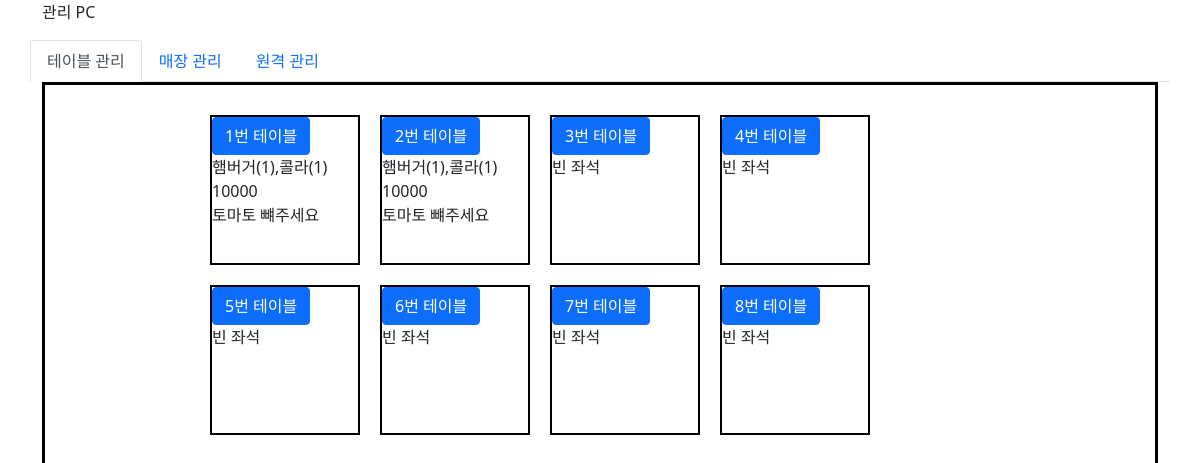
The page / (signed in) on the database as committed earlier.
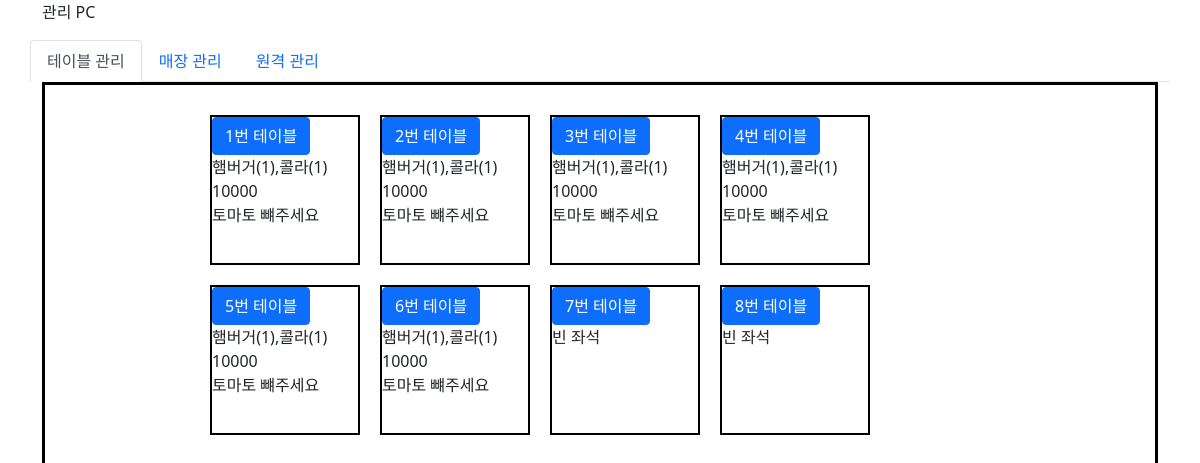
The same page on the database as committed later.
### tables this page shows
CREATE TABLE table2    (order_id integer primary key AUTOINCREMENT,    order_food text, inquery text, total integer, order_pc text, date text);

### server.py (the view, shortened to what this page needs)
@app.route("/", methods=['GET','POST'])
def hello(username=None, rows=None):
    if 'id' in session:
        if request.method == "GET":
            if request.args.get('id'): #삭제
                idx = request.args.get('id')
                delete_result = delete_menu(idx)
                if delete_result == 1:
                    print("메뉴를 정상적으로 삭제했습니다.")
                    return "<script>alert('메뉴를 정상적으로 삭제했습니다.');location.href='./';</script>"
                else:
                    print("비정상적인 요청으로 삭제하지 못했습니다.")
                    return "<script>alert('메뉴를 정상적으로 삭제했습니다.');location.href='./';</script>"
            else:
                username = session['id']
                rows = order_food() #주문 메뉴 조회
                total_price = sum([rows[i][3] for i in range(len(rows))])
                rows1 = menu() #등록 메뉴 조회
                print(rows)
                print(rows1)
                return render_template("./counter_main.html", username=username, rows = rows, rows1=rows1, total_price=total_price)
    else:
        return "<script>alert('로그인 후 이용해주세요.');location.href='./login'</script>"

### server.py (called while the page is built)
def order_food():
    cursor.execute(f"SELECT * FROM table2")
    rows = cursor.fetchall()
    count = len(rows)
    if count < 8:
        empty = 8 - count
        for i in range(empty):
            rows.append(('','','',0,''))
    return rows

def menu():
    cursor.execute("SELECT * FROM table1")
    rows = cursor.fetchall()
    return rows

### templates/counter_main.html (shortened to what this page needs)
<!DOCTYPE html>
<html lang="en">
<head>
    <link href="https://cdn.jsdelivr.net/npm/bootstrap@5.0.2/dist/css/bootstrap.min.css" rel="stylesheet">
    <link href="{{ url_for('static', filename='css/kiosk_counter.css') }}" rel="stylesheet">
</head>
<body>
    <div class="container">
        <div class="row">
            <p> 관리 PC </p>
            <ul class="nav nav-tabs" id="myTab" role="tablist">
                <li class="nav-item" role="presentation">
                  <button class="nav-link active" id="home-tab" data-bs-toggle="tab" data-bs-target="#home-tab-pane" type="button" role="tab" aria-controls="home-tab-pane" aria-selected="true">테이블 관리</button>
                </li>
                <li class="nav-item" role="presentation">
                  <button class="nav-link" id="profile-tab" data-bs-toggle="tab" data-bs-target="#profile-tab-pane" type="button" role="tab" aria-controls="profile-tab-pane" aria-selected="false">매장 관리</button>
                </li>
                <li class="nav-item" role="presentation">
                  <button class="nav-link" id="contact-tab" data-bs-toggle="tab" data-bs-target="#contact-tab-pane" type="button" role="tab" aria-controls="contact-tab-pane" aria-selected="false">원격 관리</button>
                </li>
            </ul>
                <div class="tab-content" id="myTabContent">
                    <div class="tab-pane fade show active" id="home-tab-pane" role="tabpanel" aria-labelledby="home-tab" tabindex="0">
                        <div class="boardred-section">
                            <div class="box">
                                {% for i in range(rows | length) %}
                                <div class="table_box">
                                    <button type="button" class="btn btn-primary" data-bs-toggle="modal" data-bs-target="#staticBackdrop{{ i }}">
                                        {{ i+1 }}번 테이블
                                    </button>
                                      {% if rows[i][0] == '' %}
                                        <br>빈 좌석
                                      {% else %}
                                        <br>{{ rows[i][1]}}
                                        <br> {{ rows[i][3] }}
                                        <br> {{ rows[i][2] }}
                                      {% endif %}
                                </div>
                                {% endfor %}
                            </div>
                        </div>
                    </div>
                </div>
        </div>
    </div>
</body>
</html>

### static/css/kiosk_counter.css (style rules this page uses)
.boardred-section { display: flex; justify-content: center; align-items: center; border: 3px solid black; padding: 20px; }
.box { width: 800px; height: 1300px; margin: auto; }
.table_box { width: 150px; height: 150px; float: left; margin: 10px; border: 2px solid black; }

Rows that differ between the two databases and show on the page:
added table2: order_food "햄버거(1),콜라(1)", total "10000", inquery "토마토 뺴주세요"
added table2: order_food "햄버거(1),콜라(1)", total "10000", inquery "토마토 뺴주세요"
added table2: order_food "햄버거(1),콜라(1)", total "10000", inquery "토마토 뺴주세요"
added table2: order_food "햄버거(1),콜라(1)", total "10000", inquery "토마토 뺴주세요"
Other text that changed with them:
new list line: "3 번 테이블"
new list line: "4 번 테이블"
new list line: "5 번 테이블"
new list line: "6 번 테이블"
list line gone: "3 번 테이블 빈 좌석"
list line gone: "4 번 테이블 빈 좌석"
list line gone: "5 번 테이블 빈 좌석"
list line gone: "6 번 테이블 빈 좌석"
